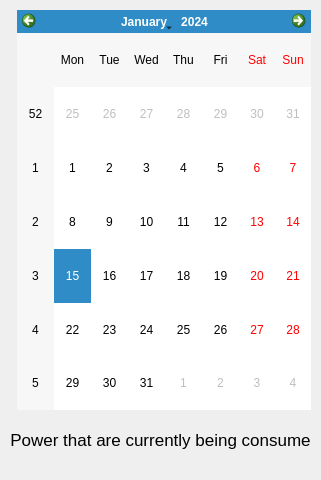
         <widget class="QWidget" name="powerconsumptionpage">
          <property name="sizePolicy">
           <sizepolicy hsizetype="Expanding" vsizetype="Expanding">
            <horstretch>0</horstretch>
            <verstretch>0</verstretch>
           </sizepolicy>
          </property>
          <layout class="QGridLayout" name="gridLayout_12">
           <property name="leftMargin">
            <number>10</number>
           </property>
           <property name="topMargin">
            <number>0</number>
           </property>
           <property name="rightMargin">
            <number>10</number>
           </property>
           <property name="bottomMargin">
            <number>0</number>
           </property>
           <property name="spacing">
            <number>0</number>
           </property>
           <item row="1" column="0" colspan="3">
            <layout class="QVBoxLayout" name="verticalLayout_15">
             <item>
              <layout class="QHBoxLayout" name="horizontalLayout_13">
               <property name="spacing">
                <number>0</number>
               </property>
               <item>
                <layout class="QHBoxLayout" name="horizontalLayout_15">
                 <property name="spacing">
                  <number>0</number>
                 </property>
                 <item>
                  <widget class="QLabel" name="powerconsumptionlabel_22">
                   <property name="text">
                    <string/>
                   </property>
                   <property name="pixmap">
                    <pixmap resource="resource.qrc">:/icons/icon/Pc.png</pixmap>
                   </property>
                   <property name="alignment">
                    <set>Qt::AlignCenter</set>
                   </property>
                  </widget>
                 </item>
                 <item>
                  <widget class="QCalendarWidget" name="powerconsumtioncalendarWidget">
                   <property name="sizePolicy">
                    <sizepolicy hsizetype="Preferred" vsizetype="Preferred">
                     <horstretch>0</horstretch>
                     <verstretch>0</verstretch>
                    </sizepolicy>
                   </property>
                   <property name="minimumSize">
                    <size>
                     <width>0</width>
                     <height>400</height>
                    </size>
                   </property>
                   <property name="maximumSize">
                    <size>
                     <width>16777215</width>
                     <height>400</height>
                    </size>
                   </property>
                  </widget>
                 </item>
                </layout>
               </item>
               <item>
                <layout class="QHBoxLayout" name="horizontalLayout_12">
                 <property name="spacing">
                  <number>0</number>
                 </property>
                </layout>
               </item>
              </layout>
             </item>
             <item>
              <widget class="QLabel" name="powerconsumptionlabel_5">
               <property name="sizePolicy">
                <sizepolicy hsizetype="Minimum" vsizetype="Minimum">
                 <horstretch>0</horstretch>
                 <verstretch>0</verstretch>
                </sizepolicy>
               </property>
               <property name="minimumSize">
                <size>
                 <width>0</width>
                 <height>60</height>
                </size>
               </property>
               <property name="font">
                <font>
                 <pointsize>13</pointsize>
                </font>
               </property>
               <property name="text">
                <string>Power that are currently being consume</string>
               </property>
               <property name="alignment">
                <set>Qt::AlignCenter</set>
               </property>
              </widget>
             </item>
            </layout>
           </item>
           <item row="2" column="1">
            <spacer name="verticalSpacer_15">
             <property name="orientation">
              <enum>Qt::Vertical</enum>
             </property>
             <property name="sizeHint" stdset="0">
              <size>
               <width>20</width>
               <height>10</height>
              </size>
             </property>
            </spacer>
           </item>
           <item row="0" column="1">
            <spacer name="verticalSpacer_7">
             <property name="orientation">
              <enum>Qt::Vertical</enum>
             </property>
             <property name="sizeHint" stdset="0">
              <size>
               <width>20</width>
               <height>10</height>
              </size>
             </property>
            </spacer>
           </item>
          </layout>
         </widget>
